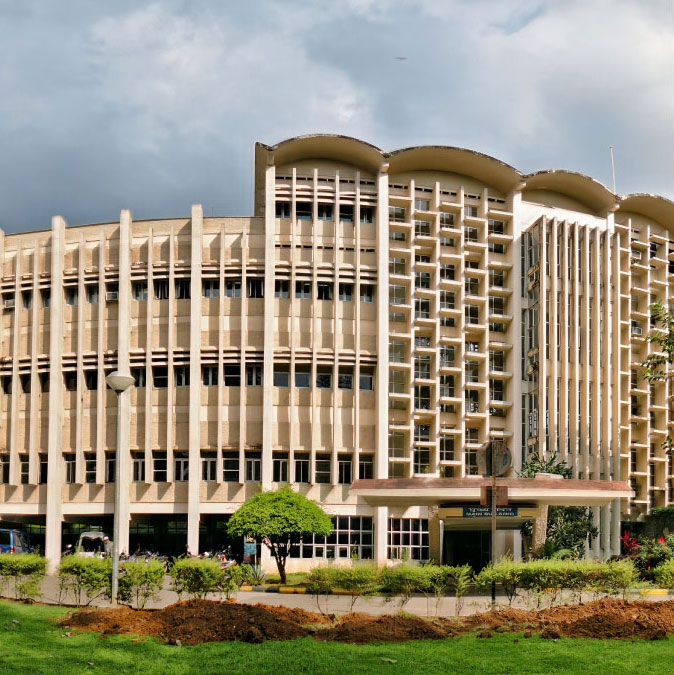
#> input picture iitb.jpg, 674 x 675 px
$ python edgeDetect.py
#> lines starting #> are read from the running program, lines starting #| are printed output that depends on the picture; after the words box and inside, x2 and y2 are one past the last pixel; in counts of white or black regions, pixels touching at a corner belong together
import cv2
import numpy as np
import matplotlib.pyplot as plt


# Provide the image path manually
image_path = 'iitb.jpg'  # Replace with your actual image path


# Read the image from the local file
image = cv2.imread(image_path)
#> image is the input picture: shape (675, 674, 3); mean B, G, R 120.8, 142.3, 149.9


# Check if the image was loaded successfully
if image is None:
    print("Error: Image not found or could not be loaded.")
else:
    # Convert the image to grayscale
    gray_image = cv2.cvtColor(image, cv2.COLOR_BGR2GRAY)
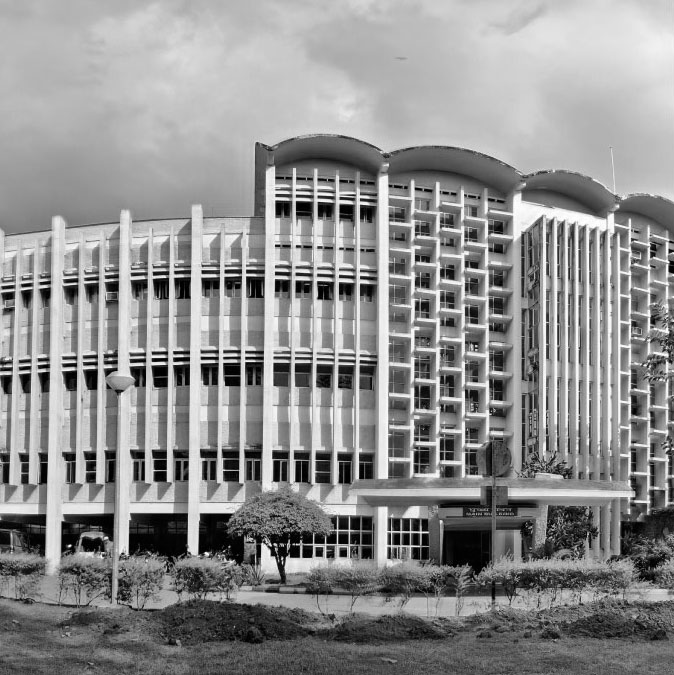
#> gray_image: shape (675, 674); min 0, max 255, mean 142.1


    # Apply a Gaussian blur to the image
    blurred_image = cv2.GaussianBlur(gray_image, (5, 5), 0)


    # Detect edges using the Canny edge detection algorithm
    edges = cv2.Canny(blurred_image, 100, 200)
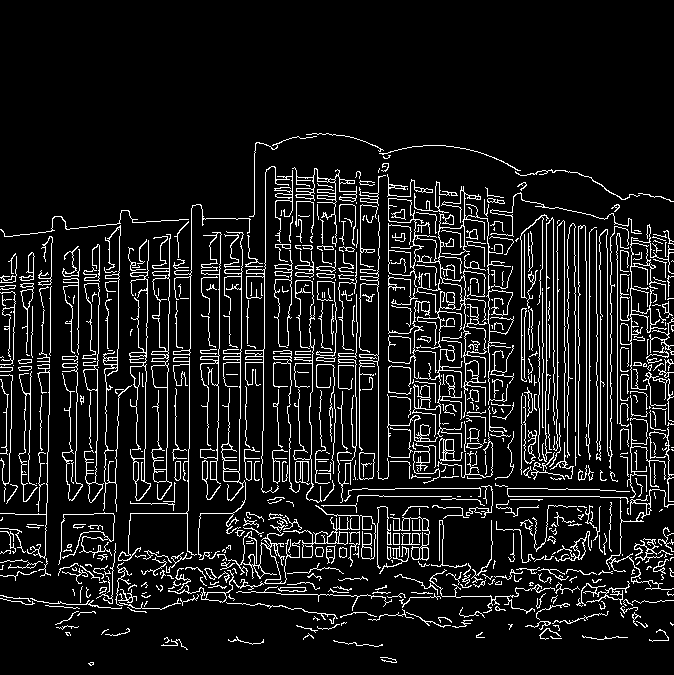
#> edges: shape (675, 674); 9.8% white in thin lines or dots, all inside (x1, y1, x2, y2) = (0, 133, 674, 666)


    # Display the original and processed images
    plt.figure(figsize=(10, 7))


    plt.subplot(2, 2, 1)
    plt.title('Original Image')
    plt.imshow(cv2.cvtColor(image, cv2.COLOR_BGR2RGB))
    plt.axis('off')


    plt.subplot(2, 2, 2)
    plt.title('Grayscale Image')
    plt.imshow(gray_image, cmap='gray')
    plt.axis('off')


    plt.subplot(2, 2, 3)
    plt.title('Blurred Image')
    plt.imshow(blurred_image, cmap='gray')
    plt.axis('off')


    plt.subplot(2, 2, 4)
    plt.title('Edge Detection')
    plt.imshow(edges, cmap='gray')
    plt.axis('off')


    plt.tight_layout()
    plt.show()
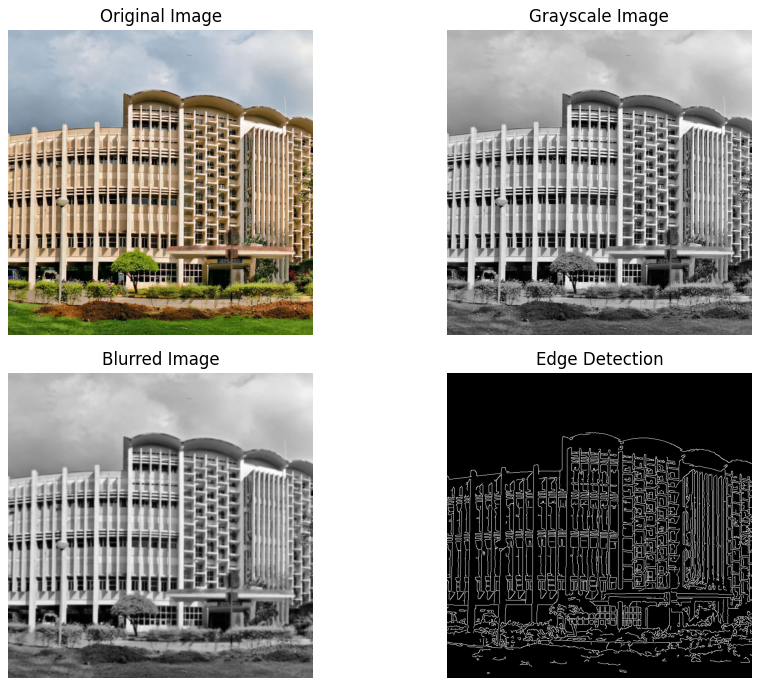
#> figure drawn by matplotlib, 4 panels

$ run again, with road.jpg copied over iitb.jpg
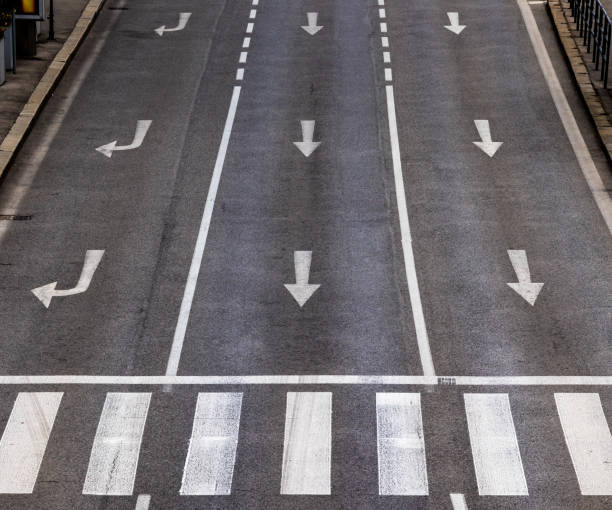
#> input picture road.jpg, 612 x 510 px
#> image is the input picture: shape (510, 612, 3); mean B, G, R 111.5, 108.6, 112.9
#> `edges = cv2.Canny(blurred_image, 100, 200)`:
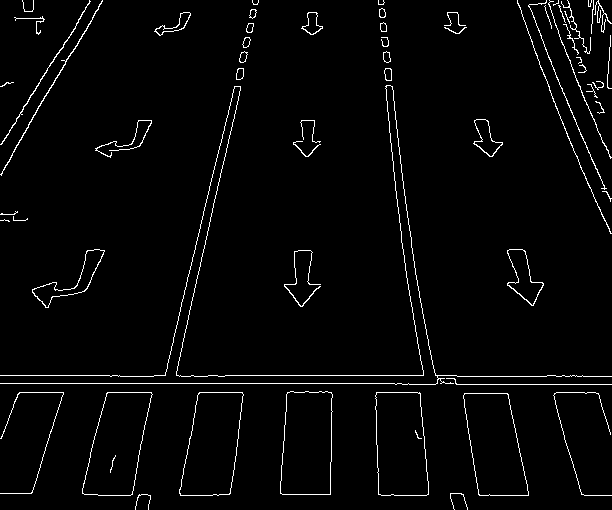
#> edges: shape (510, 612); 2.6% white in thin lines or dots
#> `plt.show()`:
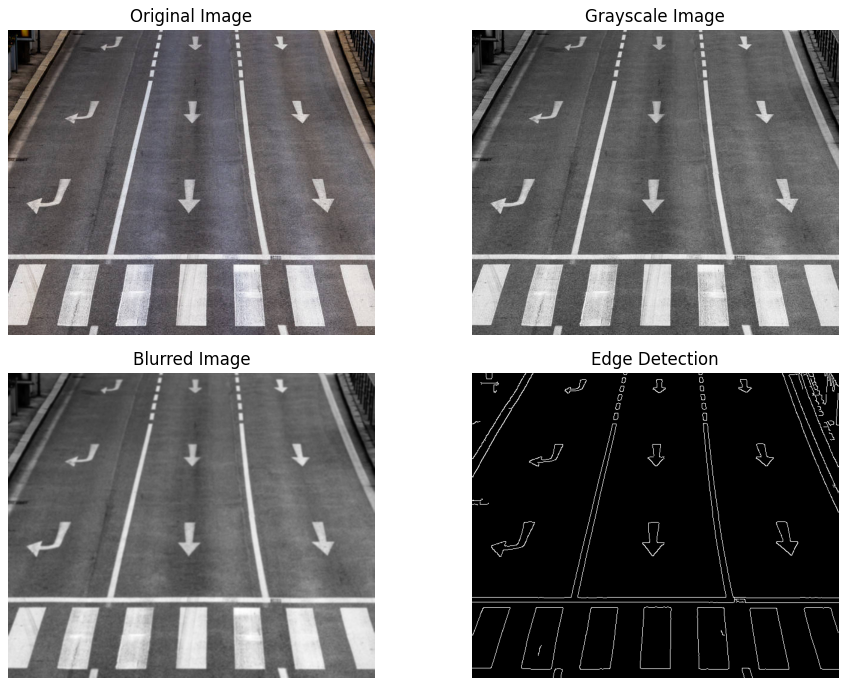
#> figure drawn by matplotlib, 4 panels
